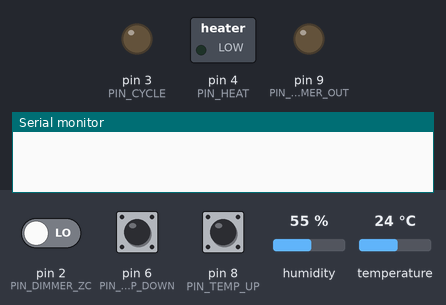
Bench run of a sketch on a simulated Arduino Uno, built with avr-gcc and run on an emulated ATmega328P. On the bench: switched loads named in the sketch (green lamp = pin HIGH), output pins drawn as LEDs (lit = HIGH), the last lines printed to the serial monitor. The test bench sets the inputs (shaded band); at power-on: pin 8 (PIN_TEMP_UP) HIGH, pin 6 (PIN_TEMP_DOWN) HIGH, pin 2 (PIN_DIMMER_ZC) LOW, temperature 24 °C, humidity 55 %.

Above: at 1.2 s.
1.3 s: pin 8 (PIN_TEMP_UP) pulled LOW for 1 s
At 2.6 s:
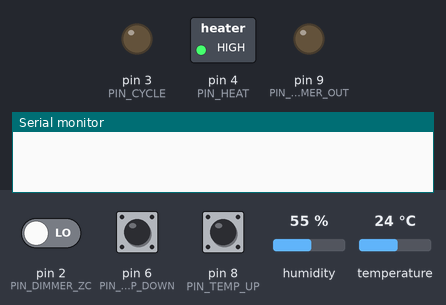
3.8 s: pin 6 (PIN_TEMP_DOWN) pulled LOW for 1 s
At 5.7 s:
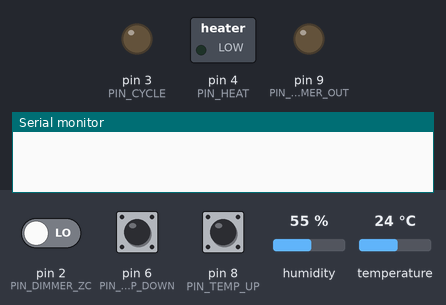
6.3 s: pin 2 (PIN_DIMMER_ZC) driven HIGH
9.3 s: pin 8 (PIN_TEMP_UP) pulled LOW for 3.2 s
At 11.1 s:
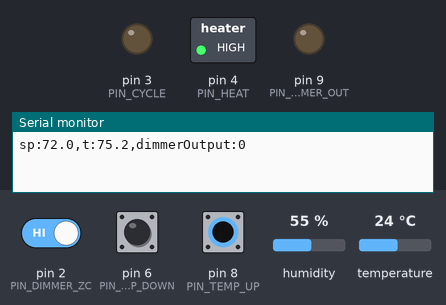
14.0 s: temperature set to 12 °C
At 15.5 s:
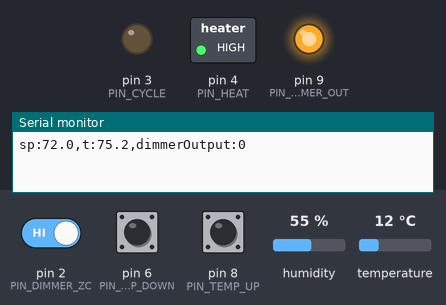
15.8 s: pin 6 (PIN_TEMP_DOWN) pulled LOW for 3.2 s
At 17.4 s:
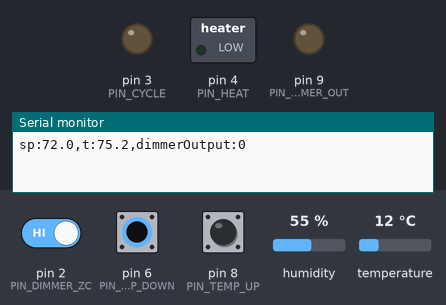
Timing chart, 0 to 18.9 s (numbered marks = the images above; inputs shaded):
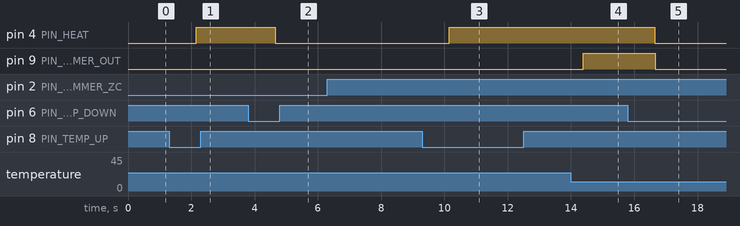

Measured:
- after the input at 1.3 s, pin 4 (PIN_HEAT): LOW → HIGH after 0.85 s
- after the input at 3.8 s, pin 4 (PIN_HEAT): HIGH → LOW after 0.85 s
- after the input at 6.3 s, every drawn part: stays the same
- after the input at 9.3 s, pin 4 (PIN_HEAT): LOW → HIGH after 0.85 s
- after the input at 14.0 s, pin 9 (PIN_DIMMER_OUT): LOW → HIGH after 0.39 s
- after the input at 15.8 s, pin 4 (PIN_HEAT): HIGH → LOW after 0.85 s; pin 9 (PIN_DIMMER_OUT): HIGH → LOW after 0.86 s

The sketch:

heater-control.ino
```cpp
#include <Arduino.h>
#include <DHT.h>
#include <string.h>
#include <stddef.h>
#include <OneButton.h>
#include <PID_v1.h>
#include <math.h>

#define PIN_DHT 10
#define PIN_TEMP_DOWN 6
#define PIN_TEMP_UP 8
#define TEMP_MIN 55u
#define TEMP_MAX 85u
#define PIN_DIMMER_OUT 9 //dimmer output
#define PIN_DIMMER_ZC 2 //zero cross

#define PIN_CYCLE 3
#define PIN_HEAT 4

typedef unsigned long ulong;

#define MAX(a, b) ((a)>(b)?(a):(b))
#define MIN(a, b) ((a)<(b)?(a):(b))
#define LIMIT(min, in, max) (MAX((min), MIN((max),(in))))

static DHT dht(PIN_DHT, DHT22);
static OneButton buttonTempDown;
static OneButton buttonTempUp;

bool enable = false;
double temperature = 0.0f, dimmerOutput = 0.0f, tempSetPoint = 72.0f;
int dimmerOutputInt = 0;
double Kp=4.5, Ki=0.007, Kd=0;
//kp 10 had an oscilation of 800 seconds
//zeigler nicholds pid =
PID myPID(&temperature, &dimmerOutput, &tempSetPoint, Kp, Ki, Kd, DIRECT);

static float zcMicrosAverage = 0; // average microseconds between zero cross events
static ulong zcMicrosLast = 0; // microseconds between the last zero cross event
static ulong scopeMillis = 0; // millis of last scope execution
static long zcMicrosMax = 0;
static ulong zcMicrosMin = 20000;
static int acCycle = 0; // count of the ac cycle. 0-9


float average(float in, float last, float samples)
{
    return last + (in - last) / samples;
}

void tempDownClick()
{
    tempSetPoint = LIMIT(TEMP_MIN, tempSetPoint - 1.0, TEMP_MAX);
}

void tempUpClick()
{
    tempSetPoint = LIMIT(TEMP_MIN, tempSetPoint + 1.0, TEMP_MAX);
}

void tempUpLongPress()
{
    enable = true;
    digitalWrite(PIN_HEAT,1);
}

void tempDownLongPress()
{
    enable = false;
    digitalWrite(PIN_HEAT,0);
}

void setup() {
    dht.begin();

    // The built-in serial class was left as c++
    Serial.begin(115200);

    buttonTempDown.setup(PIN_TEMP_DOWN, INPUT_PULLUP,true);
    buttonTempDown.attachClick(tempDownClick);
    buttonTempDown.attachLongPressStart(tempDownLongPress);

    buttonTempUp.setup(PIN_TEMP_UP, INPUT_PULLUP,true);
    buttonTempUp.attachClick(tempUpClick);
    buttonTempUp.attachLongPressStart(tempUpLongPress);

    pinMode(PIN_DIMMER_OUT, OUTPUT);
    pinMode(PIN_CYCLE, OUTPUT);
    pinMode(PIN_HEAT, OUTPUT);

    myPID.SetMode(AUTOMATIC);
    myPID.SetOutputLimits(0.0f, 10.0f);
}

void loop()
{
    buttonTempDown.tick();
    buttonTempUp.tick();

    ulong zcMicros; //micros since last zc event
    zcMicros = micros() - zcMicrosLast;

    // Look for zc 7.5ms after the last zc
    // Should occur at 8ms
    if (zcMicros > 7500)
    {
        if (1 == digitalRead(PIN_DIMMER_ZC))
        {
            // track zc
            zcMicrosMin = min(zcMicros, zcMicrosMin);
            zcMicrosMax = max(zcMicros, zcMicrosMax);
            zcMicrosAverage = average((float)zcMicros, zcMicrosAverage, 10);
            zcMicrosLast = micros();

            // count the cycles
            acCycle++;
            if (acCycle > 9)
            {
                acCycle = 0;
            }

            // get temp and calculate pid at the zc so the intervals are equal
            double t = dht.readTemperature(true,false);
            if (!isnan(t))
            {
                temperature = t;
            }
            // set error values if temp is invalid
            else
            {
                temperature = 0;
            }

            // Run PID
            if (!isnan(t) & enable)
            {
                myPID.Compute();
            }
            else
            {
                dimmerOutput = 0;
            }
            dimmerOutputInt = round(dimmerOutput);

            // Enable the pin output if the dimmer output (0-10) is greater than the current cycle number
            // This will cause the dimmerOutput to turn on at cycle 0
            if (dimmerOutputInt > acCycle and enable)
            {
                digitalWrite(PIN_DIMMER_OUT, HIGH);
            }

            // Scope output
            if ((millis() - scopeMillis) > 10000)
            {
                scopeMillis = millis();
                Serial.print("sp:");
                Serial.print(tempSetPoint,1);
                Serial.print(",t:");
                Serial.print(temperature,1);
                Serial.print(",dimmerOutput:");
                Serial.println(dimmerOutputInt);
            }
        }

        // Disable the output if the output will be off on the next cycle
        // The triac will disable the output at the zero cross
        if ((int)dimmerOutput <= acCycle or !enable)
        {
            digitalWrite(PIN_DIMMER_OUT, LOW);
        }
    }
}
```
